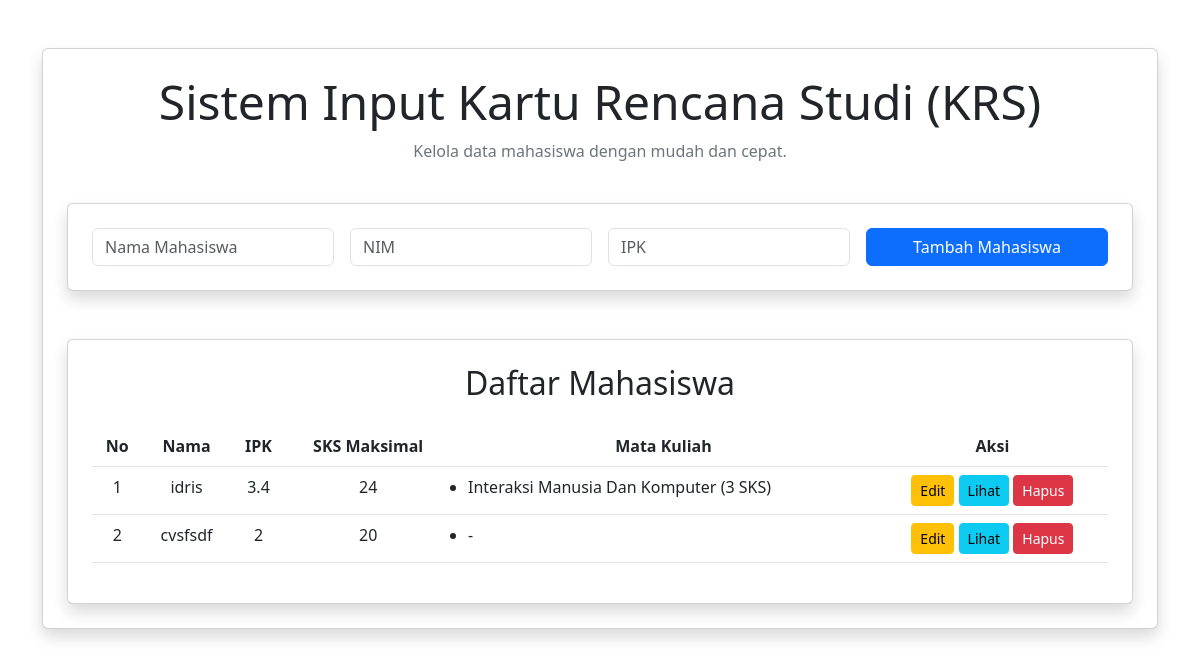
Before: / with the older database file.
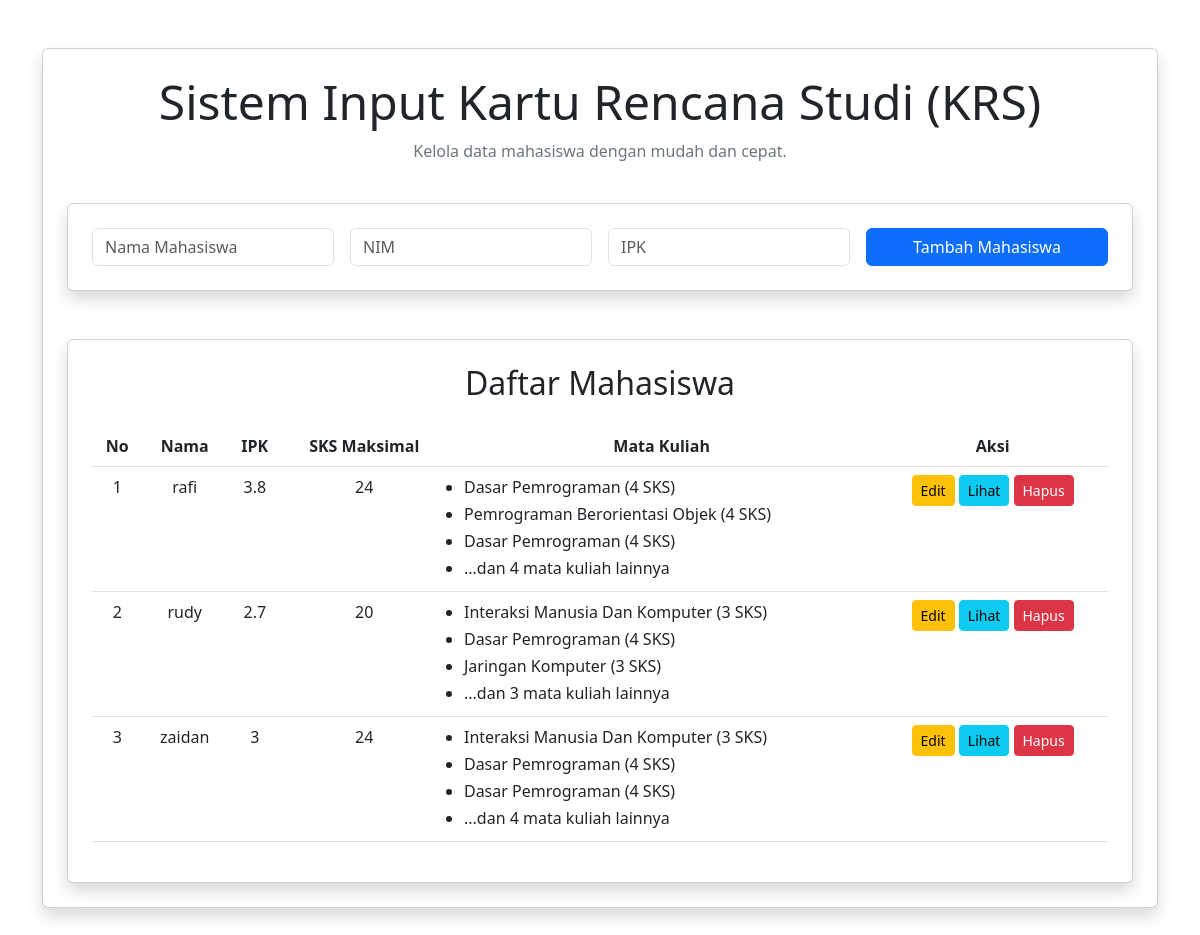
After: the same page with the newer database file.
### tables this page shows
CREATE TABLE `inputmhs` (
  `id` int(11) NOT NULL,
  `namaMhs` varchar(255) NOT NULL,
  `nim` varchar(15) NOT NULL,
  `ipk` float NOT NULL,
  `sks` int(11) NOT NULL,
  `matakuliah` text DEFAULT NULL
);

### index.php (the view, shortened to what this page needs)
<?php
include('koneksi.php');
?>
<!DOCTYPE html>
<html lang="en">
<head>
    <link href="https://cdn.jsdelivr.net/npm/bootstrap@5.3.0-alpha1/dist/css/bootstrap.min.css" rel="stylesheet">
</head>
<body>
    <div class="container mt-5">
        <div class="card shadow p-4 mb-5">
            <div class="text-center mb-4">
                <h1 class="display-5">Sistem Input Kartu Rencana Studi (KRS)</h1>
                <p class="text-secondary">Kelola data mahasiswa dengan mudah dan cepat.</p>
            </div>
            <div class="card shadow p-4 mb-5">
                <form method="POST">
                    <div class="row g-3">
                        <div class="col-md-3">
                            <input type="text" name="namaMhs" class="form-control" placeholder="Nama Mahasiswa" required>
                        </div>
                        <div class="col-md-3">
                            <input type="text" name="nim" class="form-control" placeholder="NIM" required>
                        </div>
                        <div class="col-md-3">
                            <input type="number" step="0.01" name="ipk" class="form-control" placeholder="IPK" required>
                        </div>
                        <div class="col-md-3">
                            <button type="submit" name="submit" class="btn btn-primary w-100">Tambah Mahasiswa</button>
                        </div>
                    </div>
                </form>
            </div>
            <div class="card shadow p-4">
                <h2 class="text-center">Daftar Mahasiswa</h2>
                <table class="table table-hover text-center mt-3">
                    <thead>
                        <tr>
                            <th>No</th>
                            <th>Nama</th>
                            <th>IPK</th>
                            <th>SKS Maksimal</th>
                            <th>Mata Kuliah</th>
                            <th>Aksi</th>
                        </tr>
                    </thead>
                    <tbody>
                        <?php
                        $query = "
                            SELECT
                                m.id AS mhs_id,
                                m.namaMhs,
                                m.ipk,
                                m.sks AS max_sks,
                                GROUP_CONCAT(CONCAT(j.matakuliah, ' (', j.sks, ' SKS)') SEPARATOR '|') AS matakuliah
                            FROM
                                inputmhs m
                            LEFT JOIN
                                jwl_mhs j ON m.id = j.mhs_id
                            GROUP BY
                                m.id
                        ";
                        $result = $conn->query($query);
                        $no = 1;
                        while ($row = $result->fetch_assoc()) {
                            $matakuliahList = $row['matakuliah']
                                ? explode('|', $row['matakuliah'])
                                : ["-"];
                            $limitedMatkul = array_slice($matakuliahList, 0, 3);
                            $remainingMatkulCount = count($matakuliahList) - 3;
                            echo "<tr>
                                <td>{$no}</td>
                                <td>{$row['namaMhs']}</td>
                                <td>{$row['ipk']}</td>
                                <td>{$row['max_sks']}</td>
                                <td>
                                    <ul class='matkul-list'>";
                            foreach ($limitedMatkul as $matkul) {
                                echo "<li>{$matkul}</li>";
                            }
                            if ($remainingMatkulCount > 0) {
                                echo "<li>...dan {$remainingMatkulCount} mata kuliah lainnya</li>";
                            }
                            echo "</ul>
                                </td>
                                <td>
                                    <a href='edit_mhs.php?id={$row['mhs_id']}' class='btn btn-warning btn-sm'>Edit</a>
                                    <a href='cetakKRS.php?id={$row['mhs_id']}' class='btn btn-info btn-sm'>Lihat</a>
                                    <a href='hapus_mhs.php?id={$row['mhs_id']}' class='btn btn-danger btn-sm'>Hapus</a>
                                </td>
                            </tr>";
                            $no++;
                        }
                        ?>
                    </tbody>
                </table>
            </div>
        </div>
    </div>
</body>
</html>

### index.php (style rules this page uses)
.table thead { background-color: #4682B4; color: white; }
.table tbody tr:nth-child(odd) { background-color: #F0F8FF; }
.table tbody tr:nth-child(even) { background-color: #E8F4FA; }
.matkul-list { text-align: left; padding-left: 10px; margin: 0; }
.matkul-list li { margin-bottom: 3px; }

Changed rows visible on the page:
removed inputmhs: namaMhs "idris", ipk "3.4", sks "24", matkul "Interaksi Manusia Dan Komputer (3 SKS)"
removed inputmhs: namaMhs "cvsfsdf", ipk "2", sks "20", matkul "-"
added inputmhs: namaMhs "rafi", ipk "3.8", sks "24", matkul "Dasar Pemrograman (4 SKS)", matkul "Pemrograman Berorientasi Objek (4 SKS)", remainingMatkulCount "4", shown under "Daftar Mahasiswa"
added inputmhs: namaMhs "rudy", ipk "2.7", sks "20", matkul "Interaksi Manusia Dan Komputer (3 SKS)", matkul "Dasar Pemrograman (4 SKS)", matkul "Jaringan Komputer (3 SKS)", remainingMatkulCount "3", shown under "Daftar Mahasiswa"
added inputmhs: namaMhs "zaidan", ipk "3", sks "24", matkul "Interaksi Manusia Dan Komputer (3 SKS)", matkul "Dasar Pemrograman (4 SKS)", remainingMatkulCount "4", shown under "Daftar Mahasiswa"
